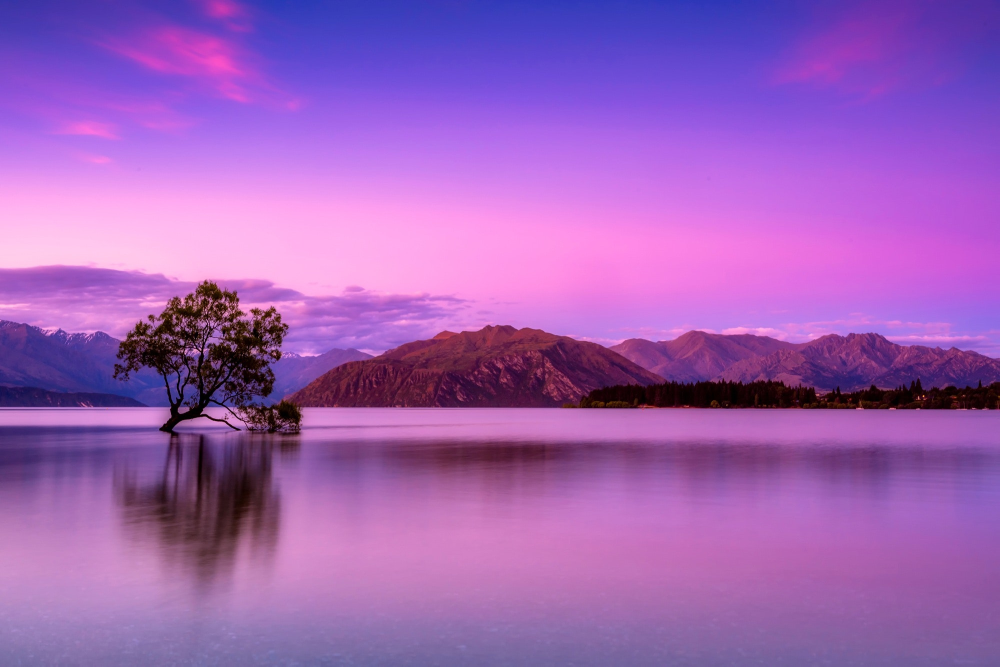
#> input picture homework/lesson2/data/test.jpg, 1999 x 1333 px (shown at 1/2 size)
$ jupyter execute Homework.ipynb
#> lines starting #> are read from the running program, lines starting #| are printed output that depends on the picture
# HOMEWORK 2
For this homework you will have to complete and implement the colour balancing for:
* Gray world algorithm
* Scale-by-max algorithm

You are free to use your own images. Experiment with more images and think about the effect each of the algorithms has on the resulting (balanced) image.

### Colour Balancing
In this notebook we will show different type of colour balancing making use of von Kries' hypothesis.

[cell 1]
import cv2
import numpy as np
from matplotlib import pyplot as plt
plt.rcParams['figure.figsize'] = [15, 5]

[cell 2]
img = cv2.imread('data/test.jpg')
#> img is the input picture: shape (1333, 1999, 3); mean B, G, R 183.1, 96.6, 158.2
img = cv2.cvtColor(img, cv2.COLOR_BGR2RGB)
plt.imshow(img)

### White patch
In white patch algorithm we choose a group of pixels we know they should be white. We then scale the resulting image colour channels by this white patch.

[cell 3]
# Define white patch and the coefficients
row, col = 500, 1500
white = img[row, col, :]
#> white = [242, 121, 226]
coeffs = 255.0/white
#> coeffs = [1.05, 2.11, 1.13]

# Apply white balancing and generate balanced image
balanced = np.zeros_like(img, dtype=np.float32)
for channel in range(3):
    balanced[..., channel] = img[..., channel] * coeffs[channel]
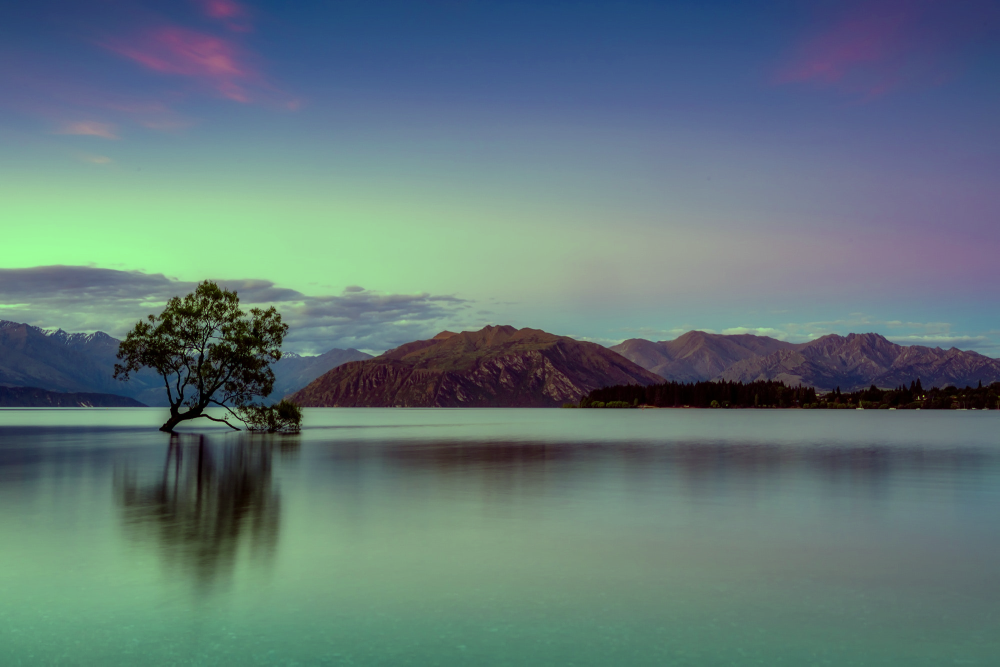
#> balanced: shape (1333, 1999, 3) float32 (shown at 1/2 size); mean R, G, B 167, 203.4, 207.4; drawn with min black and max white

# White patching does not guarantee that the dynamic range is preserved, images must be clipped.
balanced = balanced/255
balanced[balanced > 1] = 1

plt.subplot(121), plt.imshow(img)
plt.subplot(122), plt.imshow(balanced)

### Gray world
This algorithm assumes that a scene, on average, is gray.

[cell 4]
# Load your image
img = cv2.imread('data/test.jpg')
img = cv2.cvtColor(img, cv2.COLOR_BGR2RGB)

# Compute the mean values for all three colour channels (red, green, blue)
red, green, blue = cv2.split(img)
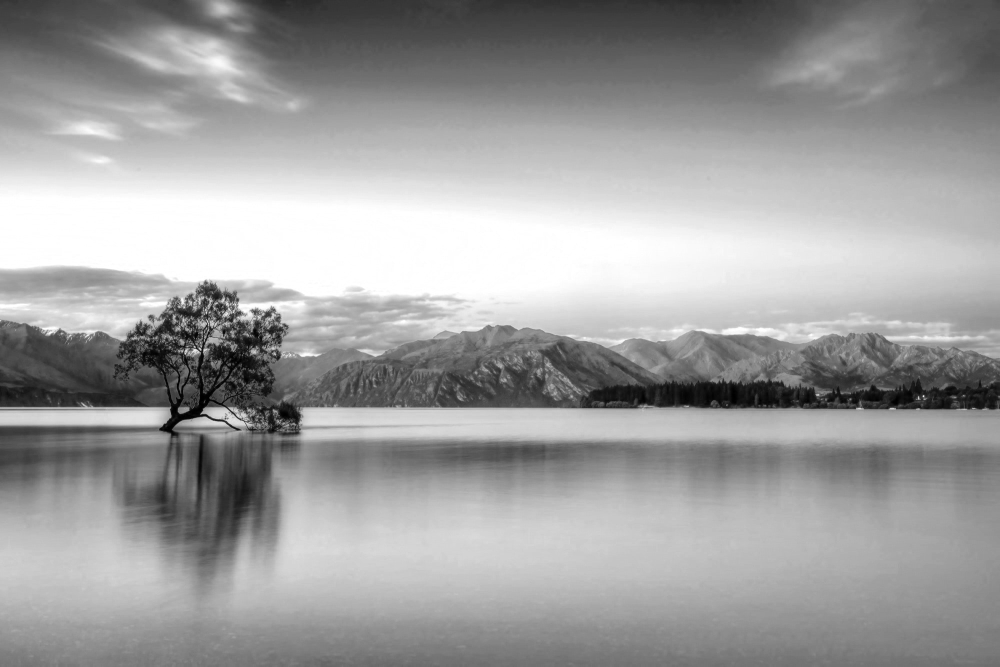
#> red: shape (1333, 1999) (shown at 1/2 size); min 0, max 255, mean 158.2
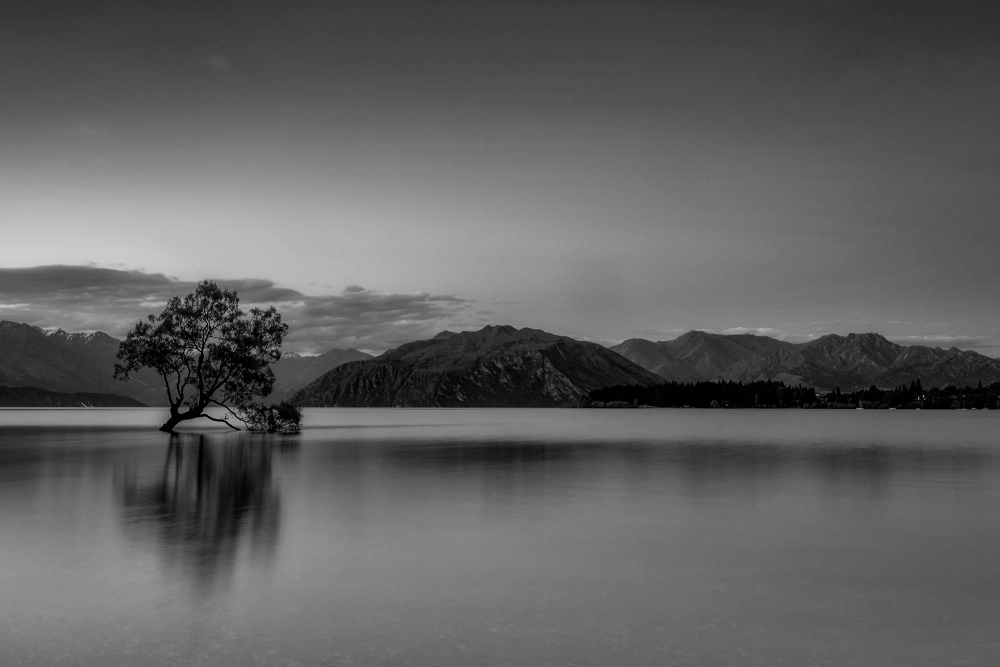
#> green: shape (1333, 1999) (shown at 1/2 size); min 0, max 206, mean 96.6
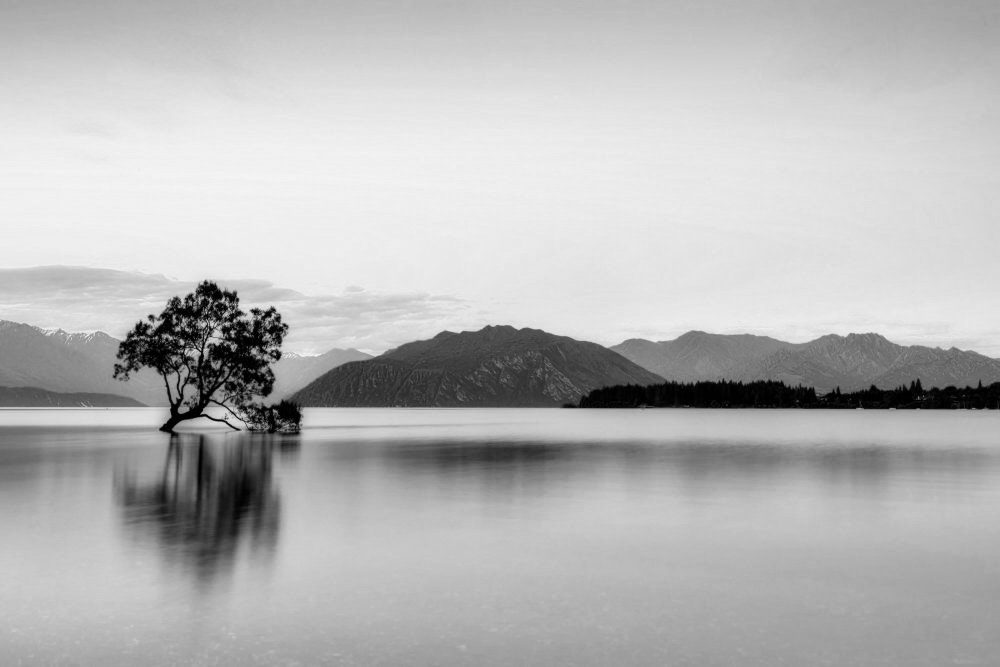
#> blue: shape (1333, 1999) (shown at 1/2 size); min 0, max 255, mean 183.1
mean_r = np.mean(red)
#> mean_r = 158.2
mean_g = np.mean(green)
#> mean_g = 96.62
mean_b = np.mean(blue)
#> mean_b = 183.1

# Compute the coefficients kr, kg, kb
# Note: there are 3 coefficients to compute but we only have 2 equations.
# Therefore, you have to make an assumption, fix the value of one of the
# coefficients and compute the remining two
# Hint: You can fix the coefficient of the brightest colour channel to 1.

#GetApp: Going to found the brightest colour
brightest = mean_r;
#> brightest = 158.2
if(mean_g>brightest):
    brightest = mean_g
if(mean_b>brightest):
    brightest = mean_b
#> brightest = 183.1

#GetApp: Going to compute the coefficients kr, kg, kb
kr = brightest/mean_r
#> kr = 1.16
kg = brightest/mean_g
#> kg = 1.89
kb = brightest/mean_b
#> kb = 1


# Apply color balancing and generate the balanced image
red = red * kr
green = green * kg
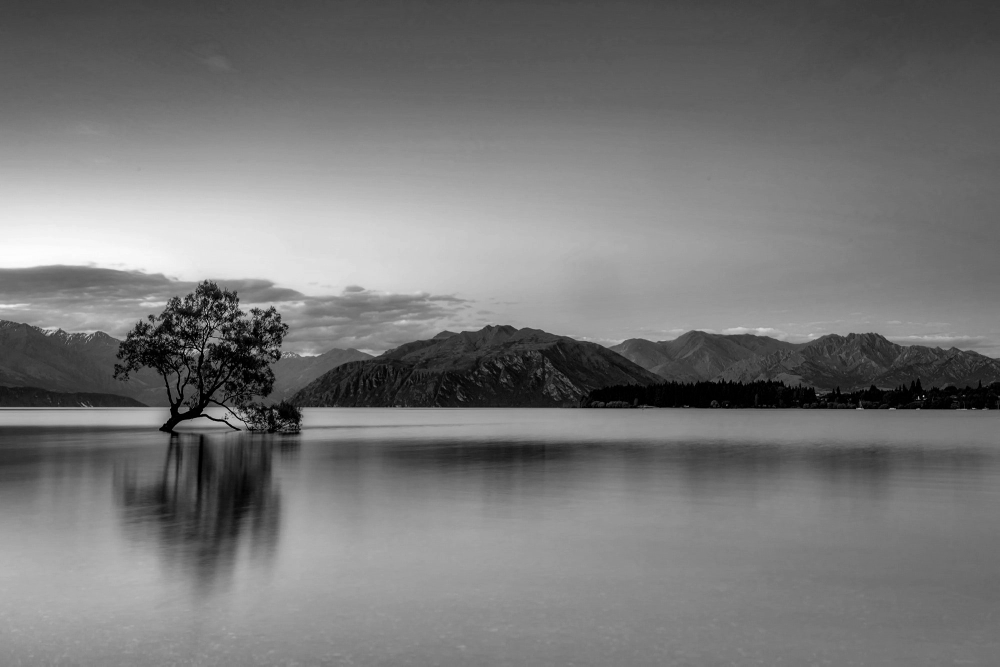
#> green: shape (1333, 1999) float64 (shown at 1/2 size); min 0, max 390.3, mean 183.1; drawn with min black and max white
blue = blue * kb
balanced = cv2.merge([red, green, blue])

# White patching does not guarantee that the dynamic range is preserved, images must be clipped.
balanced = balanced/255
balanced[balanced > 1] = 1
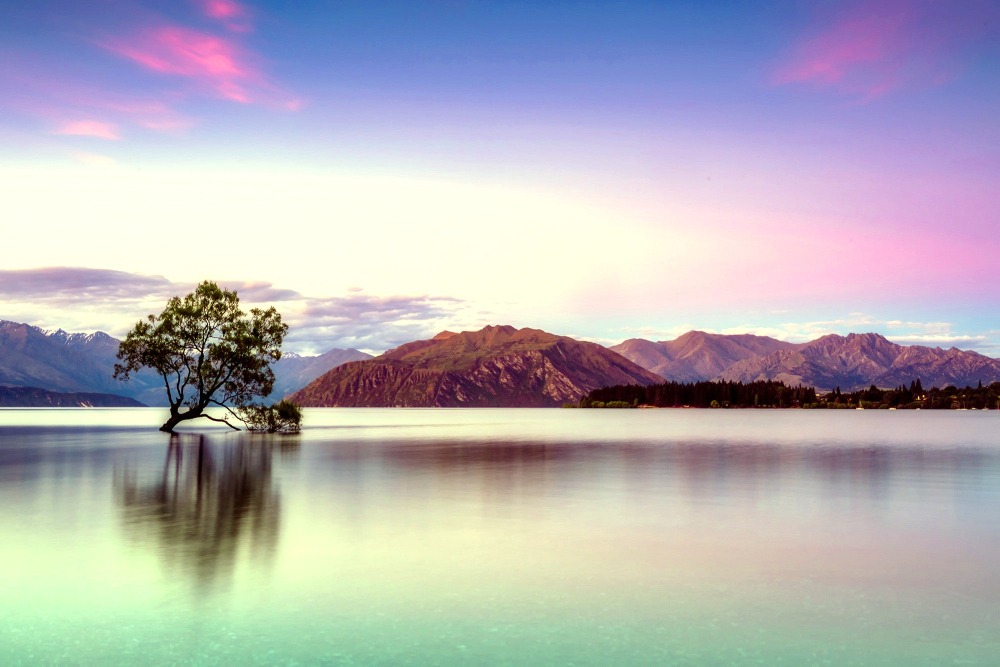
#> balanced: shape (1333, 1999, 3) float64 (shown at 1/2 size); mean R, G, B 0.702, 0.694, 0.718

# Show the original and the balanced image side by side
plt.subplot(121), plt.imshow(img)
plt.subplot(122), plt.imshow(balanced)

### Scale-by-max
This is a straightforward algorithm that scales each colour channel by its maximum value. Note that it is sensitive to noise and saturations.

[cell 5]
# Load your image
img = cv2.imread('data/test.jpg')
img = cv2.cvtColor(img, cv2.COLOR_BGR2RGB)

# Compute the maximum values for all three colour channels (red, green, blue)
red, green, blue = cv2.split(img)
max_r = np.max(red)
#> max_r = 255
max_g = np.max(green)
#> max_g = 206
max_b = np.max(blue)
#> max_b = 255

# Apply scale-by-max balancing and generate the balanced image
balanced =cv2.merge([red/max_r, green/max_g, blue/max_b])
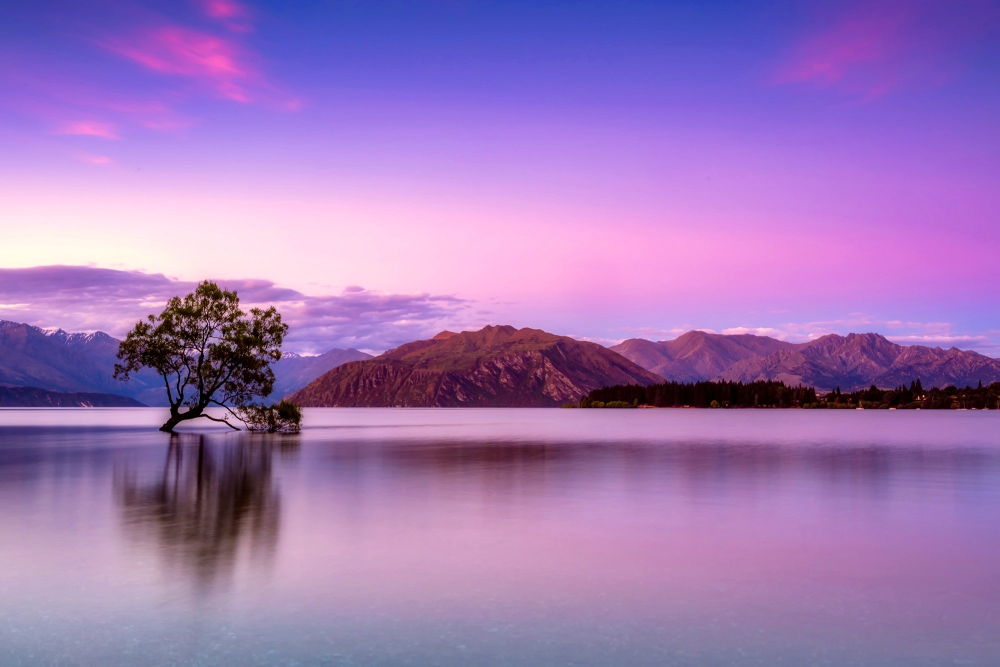
#> balanced: shape (1333, 1999, 3) float64 (shown at 1/2 size); mean R, G, B 0.62, 0.469, 0.718

plt.subplot(121), plt.imshow(img)
plt.subplot(122), plt.imshow(balanced)
